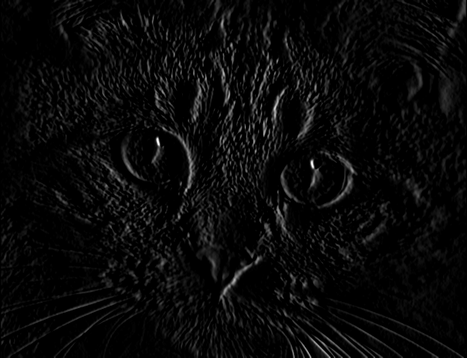
#> input picture Lab 1/Submit/cat_Q3_Sobelx.png, 467 x 358 px, shrunk from 600 x 460 before the run, given in place of cat.png, which was not available
$ jupyter execute Lab_1.ipynb   (older library calls are emulated)
#> lines starting #> are read from the running program, lines starting #| are printed output that depends on the picture; pictures that were not available may be replaced by others from this repository, and a replacement may not be noted
[cell 1]
#Author - Kovid Sharma
#zID - z5240067

import cv2
import numpy as np
import matplotlib.pyplot as plt
import time

def GetTime(seconds):
    h = int(seconds//(60*60))
    m = int((seconds-h*60*60)//60)
    s = seconds-(h*60*60)-(m*60)
    if h == 0 and m == 0:
        return str(f'{round(s,1)} secs')
    if h == 0:
        return str(f'{m}:{round(s,1)} mins')
    if m == 0:
        return str(f'{round(s,1)} secs')
    return str(f'{h} hours {m}:{round(s,1)} mins')
#----------------------------------------------------------------------------#
# [36 lines left out: functions histogram, contrast_stretch, image_edge, not called in this run]
#----------------------------------------------------------------------------#
def sharpening(I, kernel, sigma, a):
    L = cv2.GaussianBlur(I, kernel, sigma)
    L = L.astype('int32')
    H = I - L
    H = H.astype('int32')
    Ha = H * a
    Ha = Ha.astype('int32')
    S = I + Ha
    S = S.astype('int32')
# [4 lines of commented-out code are left out]
    return L, H, Ha, S
#----------------------------------------------------------------------------#
# [46 lines left out: functions q1, q2, q3, not called in this run]
#----------------------------------------------------------------------------#
def q4(I):
    #Question 4
    for sigma in range(1,6,2):
        a = 1.25
        kernel = (5, 5)
        L, H, Ha, S = sharpening(I, kernel, sigma, a)
#         print('S Min:', np.min(S))
#         print('S Max:', np.max(S))
        O = cv2.normalize(S, None, alpha=0, beta=255, norm_type=cv2.NORM_MINMAX)
        cv2.imwrite('cat_Q4_O_Sigma_'+str(sigma)+'_normalised.png',O)
# [31 lines of commented-out code are left out]
def lab1(I):
#     q1(I)
#     q2(I)
#     q3(I)
    q4(I)
#----------------------------------------------------------------------------#
I = cv2.imread('cat.png', cv2.IMREAD_GRAYSCALE)
#> I is the input picture: shape (358, 467); min 0, max 255, mean 9.4
start_time = time.time()
lab1(I)
#> the loop in q4, `for sigma in range(1,6,2):` made 3 passes
#> pass 1, in sharpening, `H = I - L`:
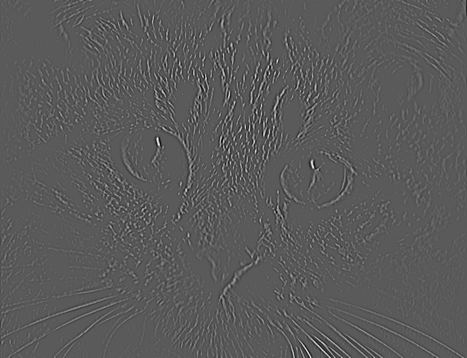
#> H: shape (358, 467) int32; min -48, max 87, mean 0; drawn with min black and max white
#> after the loop in q4, `for sigma in range(1,6,2):`:
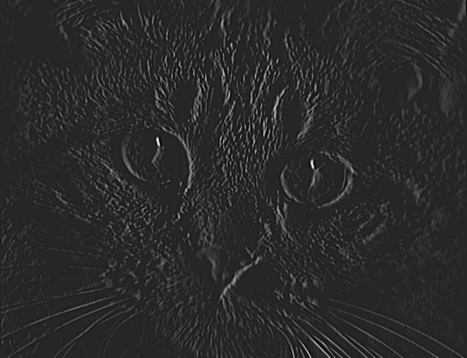
#> S: shape (358, 467) int32; min -76, max 430, mean 9.5; drawn with min black and max white
print('Pixels:', I.shape,'Time:', GetTime(time.time() - start_time))
#note - to run all 4 questions, uncomment q1,2,3 in function lab1

$ run again, on Lab 1/Submit/cat_Q3_Sobely.png
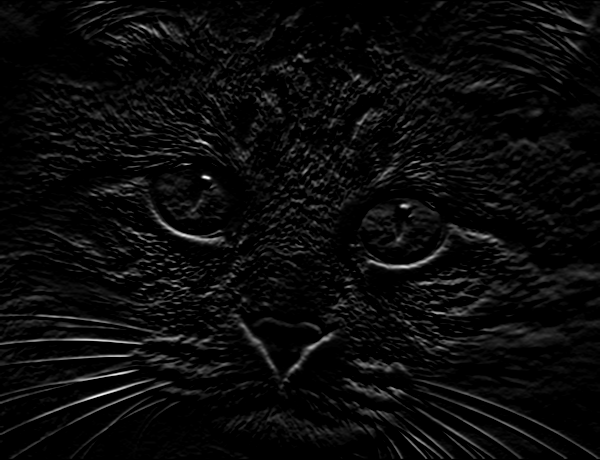
#> input picture Lab 1/Submit/cat_Q3_Sobely.png, 600 x 460 px, given in place of cat.png, which was not available
#> I is the input picture: shape (460, 600); min 0, max 255, mean 10.8
#> the loop in q4, `for sigma in range(1,6,2):` made 3 passes
#> pass 1, in sharpening, `H = I - L`:
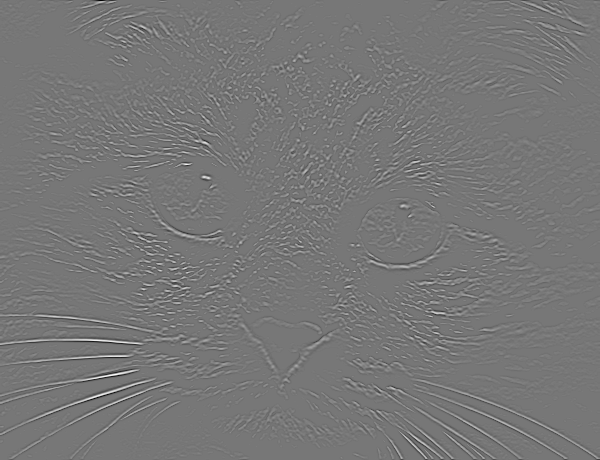
#> H: shape (460, 600) int32; min -72, max 82, mean 0; drawn with min black and max white
#> after the loop in q4, `for sigma in range(1,6,2):`:
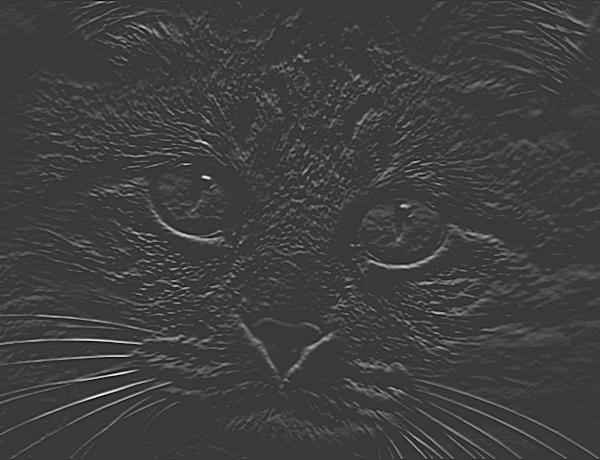
#> S: shape (460, 600) int32; min -120, max 408, mean 10.9; drawn with min black and max white
